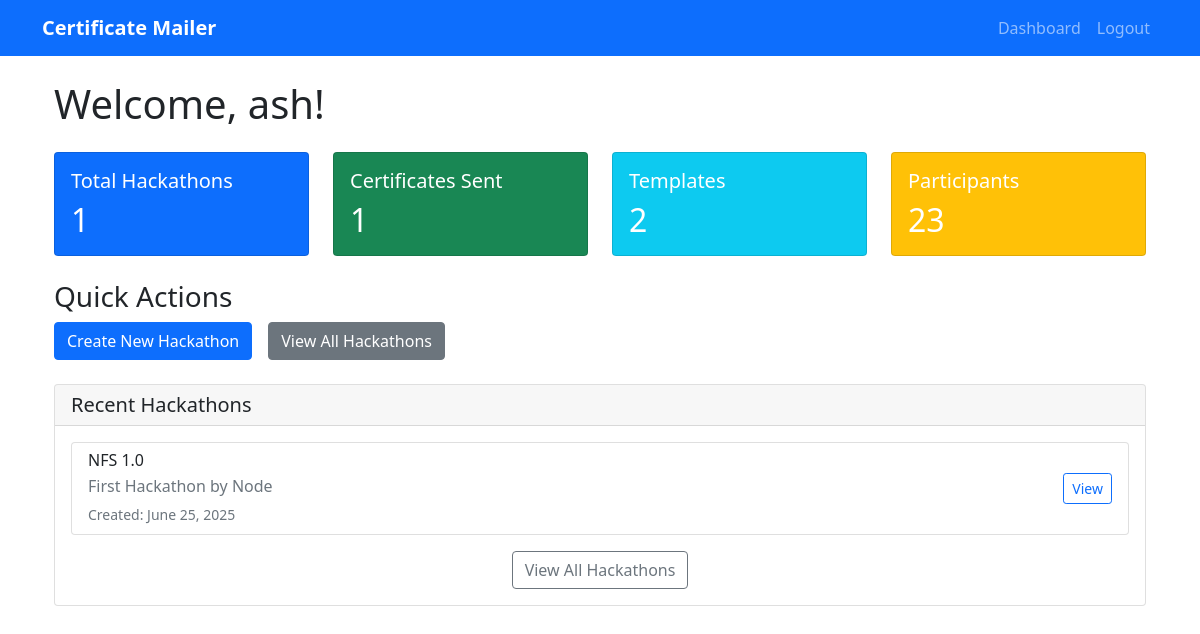
The page /dashboard (signed in) on the database its author committed.
### models.py (models this page shows)
class User(db.Model):
    id = db.Column(db.Integer, primary_key=True)
    username = db.Column(db.String(80), unique=True, nullable=False)
    email = db.Column(db.String(120), unique=True, nullable=False)
    password_hash = db.Column(db.String(128), nullable=False)
    hackathons = db.relationship('Hackathon', backref='user', lazy=True)

class Hackathon(db.Model):
    id = db.Column(db.Integer, primary_key=True)
    name = db.Column(db.String(100), nullable=False)
    description = db.Column(db.Text)
    created_at = db.Column(db.DateTime, default=datetime.utcnow)
    user_id = db.Column(db.Integer, db.ForeignKey('user.id'), nullable=False)
    certificate_templates = db.relationship('CertificateTemplate', backref='hackathon', lazy=True)
    participants = db.relationship('Participant', backref='hackathon', lazy=True)

### blueprints/main/routes.py (the view)
@main_bp.route('/dashboard')
@login_required
def dashboard(current_user):
    hackathons = Hackathon.query.filter_by(user_id=current_user.id).order_by(Hackathon.created_at.desc()).all()
    total_hackathons = len(hackathons)
    total_templates = CertificateTemplate.query.join(Hackathon).filter(Hackathon.user_id == current_user.id).count()
    total_participants = Participant.query.join(Hackathon).filter(Hackathon.user_id == current_user.id).count()
    certificates_sent = Participant.query.join(Hackathon).filter(
        Hackathon.user_id == current_user.id,
        Participant.certificate_sent == True
    ).count()
    recent_hackathons = hackathons[:5]
    return render_template('main/dashboard.html',
                         user=current_user,
                         total_hackathons=total_hackathons,
                         total_templates=total_templates,
                         total_participants=total_participants,
                         certificates_sent=certificates_sent,
                         recent_hackathons=recent_hackathons)

### templates/main/dashboard.html (shortened to what this page needs)
{% extends "base.html" %}
{% block content %}
<div class="container-fluid">
    <div class="row">
        <div class="col-12">
            <h1 class="mb-4">Welcome, {{ user.username }}!</h1>
            <div class="row mb-4">
                <div class="col-md-3">
                    <div class="card bg-primary text-white">
                        <div class="card-body">
                            <h5 class="card-title">Total Hackathons</h5>
                            <h2 class="card-text">{{ total_hackathons }}</h2>
                        </div>
                    </div>
                </div>
                <div class="col-md-3">
                    <div class="card bg-success text-white">
                        <div class="card-body">
                            <h5 class="card-title">Certificates Sent</h5>
                            <h2 class="card-text">{{ certificates_sent }}</h2>
                        </div>
                    </div>
                </div>
                <div class="col-md-3">
                    <div class="card bg-info text-white">
                        <div class="card-body">
                            <h5 class="card-title">Templates</h5>
                            <h2 class="card-text">{{ total_templates }}</h2>
                        </div>
                    </div>
                </div>
                <div class="col-md-3">
                    <div class="card bg-warning text-white">
                        <div class="card-body">
                            <h5 class="card-title">Participants</h5>
                            <h2 class="card-text">{{ total_participants }}</h2>
                        </div>
                    </div>
                </div>
            </div>
            <div class="row mb-4">
                <div class="col-12">
                    <h3>Quick Actions</h3>
                    <div class="d-flex gap-3">
                        <a href="{{ url_for('hackathon.create_hackathon') }}" class="btn btn-primary">
                             Create New Hackathon
                        </a>
                        <a href="{{ url_for('hackathon.list_hackathons') }}" class="btn btn-secondary">
                             View All Hackathons
                        </a>
                    </div>
                </div>
            </div>
            <div class="row">
                <div class="col-12">
                    <div class="card">
                        <div class="card-header">
                            <h5 class="mb-0">Recent Hackathons</h5>
                        </div>                        <div class="card-body">
                            {% if recent_hackathons %}
                                <div class="list-group">
                                    {% for hackathon in recent_hackathons %}
                                        <div class="list-group-item d-flex justify-content-between align-items-center">
                                            <div>
                                                <h6 class="mb-1">{{ hackathon.name }}</h6>
                                                <p class="mb-1 text-muted">
                                                    {% if hackathon.description %}
                                                        {{ hackathon.description[:80] }}{% if hackathon.description|length > 80 %}...{% endif %}
                                                    {% else %}
                                                        No description
                                                    {% endif %}
                                                </p>
                                                <small class="text-muted">Created: {{ hackathon.created_at.strftime('%B %d, %Y') }}</small>
                                            </div>
                                            <div>
                                                <a href="{{ url_for('hackathon.hackathon_detail', id=hackathon.id) }}"
                                                   class="btn btn-sm btn-outline-primary">View</a>
                                            </div>
                                        </div>
                                    {% endfor %}
                                </div>
                                <div class="mt-3 text-center">
                                    <a href="{{ url_for('hackathon.list_hackathons') }}" class="btn btn-outline-secondary">
                                        View All Hackathons
                                    </a>
                                </div>
                            {% else %}
                                <div class="text-center text-muted py-4">
                                    <p>No hackathons created yet.</p>
                                    <a href="{{ url_for('hackathon.create_hackathon') }}" class="btn btn-primary">Create Your First Hackathon</a>
                                </div>
                            {% endif %}
                        </div>
                    </div>
                </div>
            </div>
        </div>
    </div>
</div>
{% endblock %}

### rows shown on the page
User: username "ash"
Hackathon: name "NFS 1.0", description "First Hackathon by Node", created_at "June 25, 2025"

### other values the page prints
{{ total_hackathons }} "1"
{{ certificates_sent }} "1"
{{ total_templates }} "2"
{{ total_participants }} "23"
